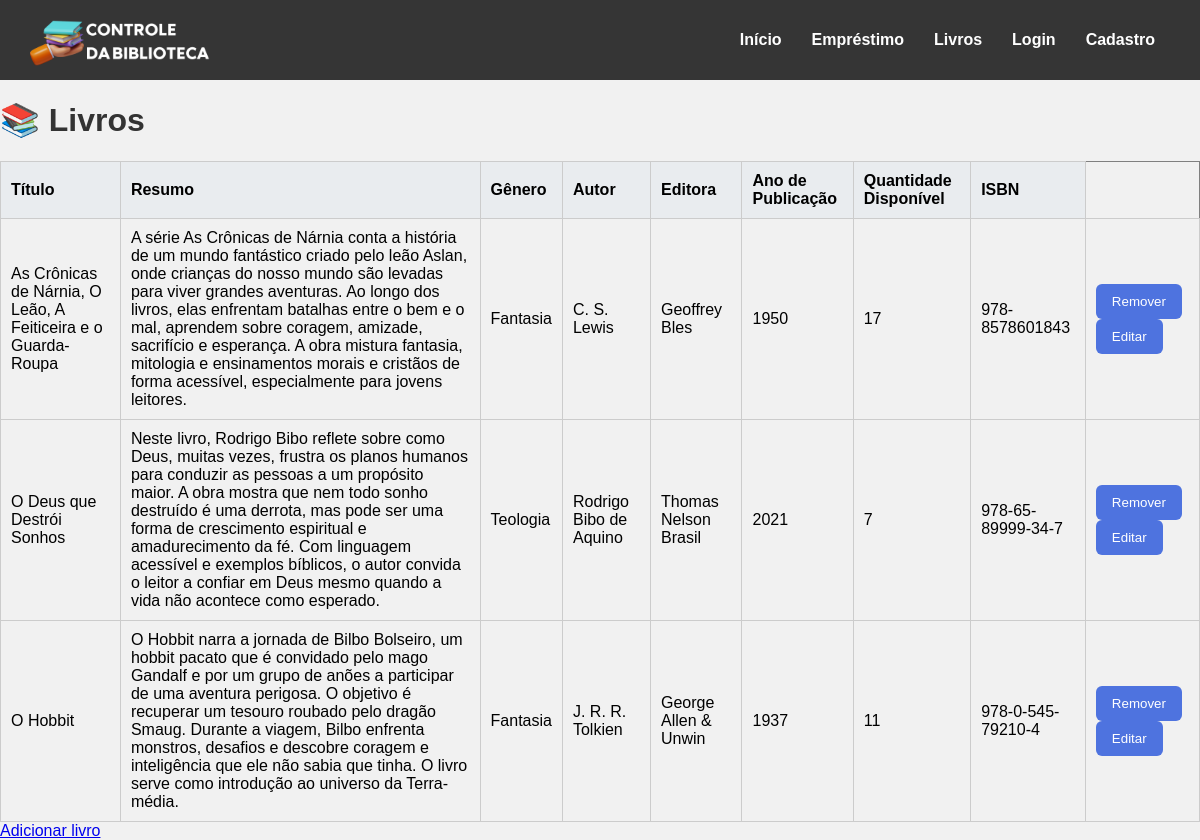
Screenshot of /livros (signed in) with the database file from the repository.
### tables this page shows
CREATE TABLE livros (
    id_livro INTEGER PRIMARY KEY AUTOINCREMENT,
    autor_id INTEGER NOT NULL,
    titulo VARCHAR(255) NOT NULL,
    isbn VARCHAR(13) NOT NULL,
    ano_publicacao INTEGER NOT NULL,
    genero_id INTEGER NOT NULL,
    editora_id INTEGER NOT NULL,
    quantidade_disponivel INTEGER NOT NULL,
    resumo TEXT,
    FOREIGN KEY (autor_id) REFERENCES autores(id_autor) ON DELETE RESTRICT,
    FOREIGN KEY (genero_id) REFERENCES generos(id_genero) ON DELETE CASCADE,
    FOREIGN KEY (editora_id) REFERENCES editoras(id_editora)
);

CREATE TABLE generos (
    id_genero INTEGER PRIMARY KEY AUTOINCREMENT,
    nome_genero VARCHAR(255) NOT NULL
);

CREATE TABLE autores (
    id_autor INTEGER PRIMARY KEY AUTOINCREMENT,
    nome_autor VARCHAR(255) NOT NULL,
    nacionalidade VARCHAR(255),
    data_nascimento DATE,
    biografia TEXT,
    idade_autor INTEGER
);

CREATE TABLE editoras (
    id_editora INTEGER PRIMARY KEY AUTOINCREMENT,
    nome_editora VARCHAR(255) NOT NULL,
    endereco_editora TEXT
);

### app.py (the view)
@app.route('/livros', methods=["GET", "POST"])
@login_required
def livros():
    conexao = obter_conexao()
    sql = """SELECT livros.id_livro, livros.titulo, autores.nome_autor AS autor,
    generos.nome_genero AS genero, editoras.nome_editora AS editora,
    livros.isbn, livros.ano_publicacao,
    livros.quantidade_disponivel, livros.resumo
    FROM livros LEFT JOIN autores ON livros.autor_id = autores.id_autor
    LEFT JOIN generos ON livros.genero_id = generos.id_genero
    LEFT JOIN editoras ON livros.editora_id = editoras.id_editora
    ORDER BY livros.titulo
    """
    livros = conexao.execute(sql).fetchall()
    conexao.close()
    return render_template('livros.html', livros=livros)

### app.py (called while the page is built)
@login_manager.user_loader
def load_user(user_id):
    return User.achar_email(user_id)

@app.before_request
def carregar_mensagens_trigger():
    if request.endpoint in ('static', 'login'):
        return
    conexao = obter_conexao()
    mensagens = conexao.execute("""
        SELECT id_log, mensagem
        FROM log_triggers
        WHERE lida = 0
        ORDER BY data_execucao
    """).fetchall()
    for msg in mensagens:
        flash(msg['mensagem'], category='error')
    conexao.execute("""
        UPDATE log_triggers
        SET lida = 1
        WHERE lida = 0
    """)
    conexao.close()

### database.py (called while the page is built)
def obter_conexao():
    conexao = sqlite3.connect(
        'livros.db',
        timeout=30,
        isolation_level=None
    )
    conexao.text_factory = str
    conexao.execute("PRAGMA foreign_keys = ON")
    conexao.execute("PRAGMA journal_mode = WAL")
    conexao.execute("PRAGMA busy_timeout = 30000")
    conexao.row_factory = sqlite3.Row
    return conexao

### modelos/__init__.py (called while the page is built)
    @classmethod
    def achar_email(cls, email):
        conexao = obter_conexao()
        sql = "SELECT * FROM usuarios WHERE email = ?"
        resultado = conexao.execute(sql, (email,)).fetchone()
        if resultado:
            return User(
                email=resultado['email'],
                nome=resultado['nome_usuario'],
                senha=resultado['senha_usuario'],
                numero_telefone=resultado['numero_telefone'],
                data_inscricao=resultado['data_inscricao']
            )
        return None

### templates/livros.html (shortened to what this page needs)
{% extends 'base.html'%}
{% block conteudo %}
    <h1>📚 Livros</h1>
    {% if livros %}
    <table border="1">
        <tr>
            <th>Título</th>
            <th>Resumo</th>
            <th>Gênero</th>
            <th>Autor</th>
            <th>Editora</th>
            <th>Ano de Publicação</th>
            <th>Quantidade Disponível</th>
            <th>ISBN</th>
        </tr>
        {% for livro in livros %}
        <tr>
            <td style="width: 10%;">{{ livro.titulo }}</td>
            <td style="width: 30%;">{{ livro.resumo }}</td>
            <td>{{ livro.genero }}</td>
            <td>{{ livro.autor }}</td>
            <td>{{ livro.editora }}</td>
            <td>{{ livro.ano_publicacao }}</td>
            <td>{{ livro.quantidade_disponivel }}</td>
            <td>{{ livro.isbn }}</td>
            <td>
                <a>
                    <form action="{{ url_for('remover_livro') }}" method="post" style="display:inline;">
                    <button type="submit">Remover</button>
                    </form>
                </a>
                <a href="{{ url_for('editar_livro', id=livro.id_livro) }}"><button type="button">Editar</button></a>
            </td>
        </tr>
        {% endfor %}
    </table>
    {% else %}
        <p>Nenhum livro cadastrado.</p>
    {% endif %}
    <a href="{{url_for('criar_livro')}}">Adicionar livro</a>
{% endblock %}

### templates/base.html (shortened to what this page needs)
<!DOCTYPE html>
<html lang="en">
<head>
    <link rel="stylesheet" href="{{ url_for('static', filename='style.css')}}">
    <link rel="stylesheet" href="{{ url_for('static', filename='menu.css') }}">
    <link rel="stylesheet" href="{{ url_for('static', filename='cadastro.css')}}">
</head>
<body>
    {% include 'componentes/menu.html' %}
    {% block conteudo %}{% endblock %}
</body>
</html>

### templates/componentes/menu.html (shortened to what this page needs)
<div class="menu">
    <div class="logo">
        <img src="{{ url_for('static', filename='img/logo.png') }}" alt="Logo">
    </div>
    <div class="links">
        <a href="/">Início</a>
        <a href="/emprestimo">Empréstimo</a>
        <div class="outros-links">
            <a href="/livros">Livros</a>
        </div>
        <a href="/login">Login</a>
        <a href="/cadastro">Cadastro</a>
    </div>
</div>

### static/style.css (style rules this page uses)
h1 { color: #333; }
table { width: 100%; border-collapse: collapse; margin-top: 20px; }
table th, table td { border: 1px solid #ccc; padding: 10px; text-align: left; }
table th { background-color: #e9ecef; }
button { background-color: #4e73df; color: white; border: none; padding: 10px 16px; border-radius: 6px; cursor: pointer; transition: background-color 0.3s; }

### static/menu.css (style rules this page uses)
.menu { height: 10vh; min-height: 40px; width: 100%; background: #353535; display: flex; align-items: center; justify-content: space-between; padding: 0 30px; box-sizing: border-box; }
.menu a { color: white; text-decoration: none; margin: 0 15px; font-weight: bold; }
.menu .logo img { width: 180px; }
.menu .links { display: flex; align-items: center; }
* { font-family:Arial, Helvetica, sans-serif; }
.outros-links { position: relative; }

### static/cadastro.css (style rules this page uses)
body { background-color: #f1f1f1; margin: 0; }
.logo img { width: 120px; height: auto; }
.logo { display: flex; justify-content: space-between; width: 100%; }

### rows the page displays
livros: titulo "As Crônicas de Nárnia, O Leão, A Feiticeira e o Guarda-Roupa", resumo "A série As Crônicas de Nárnia conta a história de um mundo fantástico criado pelo leão Aslan, onde crianças do nosso mundo são levadas para viver grandes aventuras. Ao longo dos livros, elas enfrentam batalhas entre o bem e o mal, aprendem sobre coragem, amizade, sacrifício e esperança. A obra mistura fantasia, mitologia e ensinamentos morais e cristãos de forma acessível, especialmente para jovens leitores.", genero "Fantasia", autor "C. S. Lewis", editora "Geoffrey Bles", ano_publicacao "1950", quantidade_disponivel "17", isbn "978-8578601843"
livros: titulo "O Deus que Destrói Sonhos", resumo "Neste livro, Rodrigo Bibo reflete sobre como Deus, muitas vezes, frustra os planos humanos para conduzir as pessoas a um propósito maior. A obra mostra que nem todo sonho destruído é uma derrota, mas pode ser uma forma de crescimento espiritual e amadurecimento da fé. Com linguagem acessível e exemplos bíblicos, o autor convida o leitor a confiar em Deus mesmo quando a vida não acontece como esperado.", genero "Teologia", autor "Rodrigo Bibo de Aquino", editora "Thomas Nelson Brasil", ano_publicacao "2021", quantidade_disponivel "7", isbn "978-65-89999-34-7"
livros: titulo "O Hobbit", resumo "O Hobbit narra a jornada de Bilbo Bolseiro, um hobbit pacato que é convidado pelo mago Gandalf e por um grupo de anões a participar de uma aventura perigosa. O objetivo é recuperar um tesouro roubado pelo dragão Smaug. Durante a viagem, Bilbo enfrenta monstros, desafios e descobre coragem e inteligência que ele não sabia que tinha. O livro serve como introdução ao universo da Terra-média.", genero "Fantasia", autor "J. R. R. Tolkien", editora "George Allen & Unwin", ano_publicacao "1937", quantidade_disponivel "11", isbn "978-0-545-79210-4"
